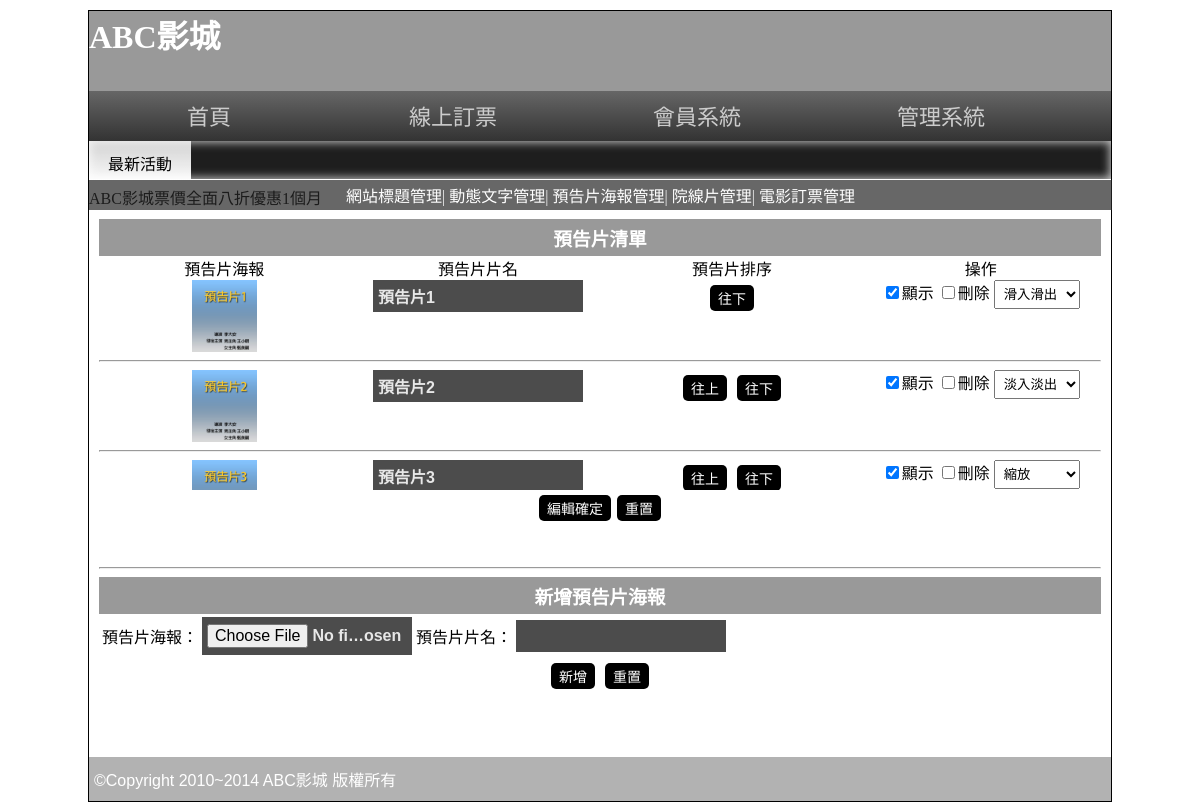
Page /back.php?do=poster on the committed database.
### tables this page shows
CREATE TABLE `posters` (
  `id` int(10) UNSIGNED NOT NULL,
  `name` text NOT NULL,
  `img` text NOT NULL,
  `sh` int(1) UNSIGNED NOT NULL,
  `rank` int(10) UNSIGNED NOT NULL,
  `ani` int(1) UNSIGNED NOT NULL
);

### api/db.php (called while the page is built, shortened)
<?php
class DB{
    protected $dsn="mysql:host=localhost;charset=utf8;dbname=db07_03";
    protected $pdo;
    protected $table;
    function __construct($table){
        $this->table=$table;
        $this->pdo=new PDO($this->dsn,'root','');
    }
    function all(...$arg){
        $sql="SELECT * FROM $this->table ";
        if(!empty($arg[0])){
            if(is_array($arg[0])){
                $where=$this->a2s($arg[0]);
                $sql=$sql . " WHERE ". join(" && ",$where);
            }else{
                $sql .= $arg[0];
            }
        }
        return $this->fetchAll($sql);
    }
    protected function fetchAll($sql){
        return $this->pdo->query($sql)->fetchAll(PDO::FETCH_ASSOC);
    }
}
$Poster=new DB('posters');

### back/poster.php (the view, shortened to what this page needs)
<div style="height:340px;">
    <h3 class='ct'>預告片清單</h3>
<div style="display:flex; justify-content:space-between;text-align:center
">
    <div style="width:25%">預告片海報</div>
    <div style="width:25%">預告片片名</div>
    <div style="width:25%">預告片排序</div>
    <div style="width:24%">操作</div>
</div>
<form action="./api/edit_poster.php" method="post">
<div style="overflow:auto;height:210px;">
<?php
$rows=$Poster->all(" order by rank");
foreach($rows as $idx => $row):
    $prev=($idx!=0)?$rows[$idx-1]['id']:$row['id'];
    $next=($idx!=(count($rows)-1))?$rows[$idx+1]['id']:$row['id'];
?>
<div style="display:flex; justify-content:space-between;text-align:center
">
    <div style="width:25%">
        <img src="./upload/<?=$row['img'];?>" style="width:65px;">
    </div>
    <div style="width:25%">
        <input type="text" name="name[]" value="<?=$row['name'];?>">
        </div>
    <div style="width:25%">
        <?php if($row['id']!=$prev):?>
        <input type="button" value="往上" class='sw' data-id="<?=$row['id'];?>" data-sw="<?=$prev;?>">
        <?php endif;?>
        <?php if($row['id']!=$next):?>
        <input type="button" value="往下" class='sw' data-id="<?=$row['id'];?>" data-sw="<?=$next;?>">
        <?php endif;?>
    </div>
    <div style="width:24%">
        <input type="checkbox" name="sh[]" value="<?=$row['id'];?>" <?=($row['sh']==1)?"checked":"";?>>顯示
        <input type="checkbox" name="del[]" value="<?=$row['id'];?>" >刪除
        <select name="ani[]" id="" >
            <option value="1"  <?=($row['ani']==1)?"selected":"";?>>淡入淡出</option>
            <option value="2"  <?=($row['ani']==2)?"selected":"";?>>縮放</option>
            <option value="3"  <?=($row['ani']==3)?"selected":"";?>>滑入滑出</option>
        </select>
    </div>
</div>
<hr>
<?php
endforeach;
?>
</div>
<div class="ct">
    <input type="submit" value="編輯確定"><input type="reset" value="重置">
</div>
</form>
</div>
<hr>
<div style="height:170px;">
<h3 class='ct'>新增預告片海報</h3>
<form action="./api/add_poster.php" method="post" enctype="multipart/form-data">
    <table>
        <tr>
            <td>預告片海報：</td>
            <td><input type="file" name="img" id=""></td>
            <td>預告片片名：</td>
            <td><input type="text" name="name" id=""></td>
        </tr>
    </table>
    <div class="ct">
        <input type="submit" value="新增">
        <input type="reset" value="重置">
    </div>
</form>
</div>

### css/css.css (style rules this page uses)
body { background:url(../icon/b.png); font-family:微軟正黑體; }
h1,h2,h3,h4 { margin:0; padding:5px 0; background: #999; color: white; }
select,select option { padding:5px; }
input[type='text'],input[type='file'],input[type='password'],textarea,.button { width:200px; font-size:16px; padding:7px 5px 7px 5px; background:#4C4C4C; color:#E7E7E7; border:none; font:Open Sans,'微軟正黑體'; font-weight:600; }
input[type='button'],input[type='submit'],input[type='reset'],button,.button { min-width:35px; min-height:20px; background:#000; color:#fff; border:none; cursor:pointer; font-size:14px; text-decoration:none; margin:5px 3px; padding:3px 8px; border-radius: 5px; }
.ct { text-align:center; }

### rows in the picture
posters: img (picture), name "預告片1", sh "☑", ani "滑入滑出"
posters: img (picture), name "預告片2", sh "☑", ani "淡入淡出"
posters: img (picture), name "預告片3", sh "☑", ani "縮放"
